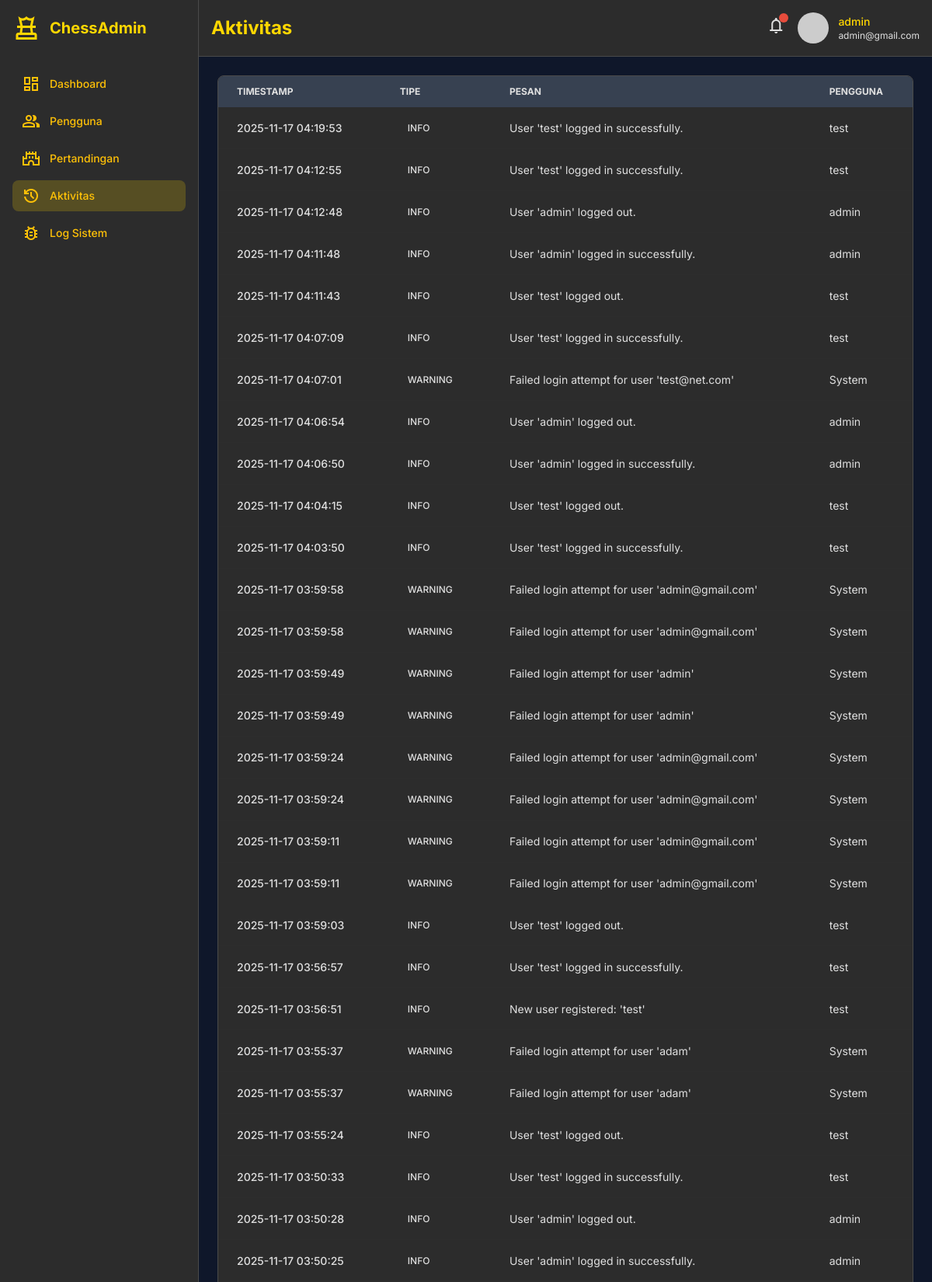
/admin.php?section=activities (signed in, upper part), run on the app's committed database.
### tables this page shows
CREATE TABLE `users` (
  `id` int(11) NOT NULL,
  `username` varchar(50) NOT NULL,
  `email` varchar(100) NOT NULL,
  `password` varchar(255) NOT NULL,
  `elo_rating` int(11) DEFAULT 1200,
  `games_won` int(11) DEFAULT 0,
  `games_lost` int(11) DEFAULT 0,
  `games_draw` int(11) DEFAULT 0,
  `total_games` int(11) DEFAULT 0,
  `created_at` timestamp NOT NULL DEFAULT current_timestamp(),
  `last_login` timestamp NULL DEFAULT NULL,
  `is_admin` tinyint(1) DEFAULT 0,
  `avatar_url` varchar(255) DEFAULT NULL
);

CREATE TABLE `system_logs` (
  `id` int(11) NOT NULL,
  `log_level` enum('INFO','WARNING','ERROR') NOT NULL,
  `message` text NOT NULL,
  `user_id` int(11) DEFAULT NULL,
  `username` varchar(50) DEFAULT NULL,
  `created_at` timestamp NOT NULL DEFAULT current_timestamp()
);

### config.php (called while the page is built, shortened)
<?php
try {
    $conn = new mysqli(DB_HOST, DB_USER, DB_PASS, DB_NAME);
    $conn->set_charset("utf8mb4");
} catch (Exception $e) {
    die("Database connection error: " . $e->getMessage());
}
function getUserById($user_id) {
    global $conn;
    $stmt = $conn->prepare("SELECT * FROM users WHERE id = ?");
    $stmt->bind_param("i", $user_id);
    $stmt->execute();
    $result = $stmt->get_result();
    return $result->fetch_assoc();
}
?>

### admin.php (the view, shortened to what this page needs)
<?php
require_once 'config.php';
$admin = getUserById($_SESSION['user_id']);
$section = isset($_GET['section']) ? $_GET['section'] : 'dashboard';
$activities = [];
if ($section === 'activities' || $section === 'dashboard') {
    $result = $conn->query("SELECT * FROM system_logs ORDER BY created_at DESC LIMIT 50");
    if ($result) {
        while ($row = $result->fetch_assoc()) {
            $activities[] = $row;
        }
    }
}
?>
<!DOCTYPE html>
<html class="dark" lang="en">
<head>
    <script src="https://cdn.tailwindcss.com?plugins=forms,container-queries"></script>
    <link href="style.css" rel="stylesheet"/>
</head>
<body class="font-display bg-background-dark text-text-secondary-dark">
    <div class="relative flex min-h-screen w-full">
        <aside class="flex flex-col w-64 bg-surface-dark border-r border-border-dark p-4">
            <div class="flex items-center gap-3 mb-8">
                <span class="material-symbols-outlined text-primary text-4xl">chess</span>
                <h1 class="text-xl font-bold text-text-main-dark">ChessAdmin</h1>
            </div>
            <div class="flex flex-col justify-between flex-1">
                <div class="flex flex-col gap-2">
                    <a class="flex items-center gap-3 px-3 py-2 rounded-lg <?php echo ($section === 'dashboard') ? 'bg-primary/20 text-primary' : 'hover:bg-primary/10 hover:text-primary-light'; ?> transition-colors-transform" href="admin.php?section=dashboard">
                        <span class="material-symbols-outlined">dashboard</span>
                        <p class="text-sm font-medium">Dashboard</p>
                    </a>
                    <a class="flex items-center gap-3 px-3 py-2 rounded-lg <?php echo ($section === 'users') ? 'bg-primary/20 text-primary' : 'hover:bg-primary/10 hover:text-primary-light'; ?> transition-colors-transform" href="admin.php?section=users">
                        <span class="material-symbols-outlined">group</span>
                        <p class="text-sm font-medium">Pengguna</p>
                    </a>
                    <a class="flex items-center gap-3 px-3 py-2 rounded-lg <?php echo ($section === 'games') ? 'bg-primary/20 text-primary' : 'hover:bg-primary/10 hover:text-primary-light'; ?> transition-colors-transform" href="admin.php?section=games">
                        <span class="material-symbols-outlined">castle</span>
                        <p class="text-sm font-medium">Pertandingan</p>
                    </a>
                    <a class="flex items-center gap-3 px-3 py-2 rounded-lg <?php echo ($section === 'activities') ? 'bg-primary/20 text-primary' : 'hover:bg-primary/10 hover:text-primary-light'; ?> transition-colors-transform" href="admin.php?section=activities">
                        <span class="material-symbols-outlined">history</span>
                        <p class="text-sm font-medium">Aktivitas</p>
                    </a>
                    <a class="flex items-center gap-3 px-3 py-2 rounded-lg <?php echo ($section === 'logs') ? 'bg-primary/20 text-primary' : 'hover:bg-primary/10 hover:text-primary-light'; ?> transition-colors-transform" href="admin.php?section=logs">
                        <span class="material-symbols-outlined">bug_report</span>
                        <p class="text-sm font-medium">Log Sistem</p>
                    </a>
                </div>
            </div>
        </aside>
        <main class="flex-1">
            <header class="flex items-center justify-between p-4 border-b bg-surface-dark border-border-dark">
                <h1 class="text-2xl font-bold text-text-main-dark">
                    <?php
                    switch ($section) {
                        case 'activities':
                            echo 'Aktivitas';
                            break;
                    }
                    ?>
                </h1>
                <div class="flex items-center gap-4">
                    <button class="relative text-text-secondary-dark hover:text-primary-light transition-colors-transform">
                        <span class="material-symbols-outlined">notifications</span>
                        <span class="absolute -top-1 -right-1 flex h-3 w-3">
                            <span class="relative inline-flex rounded-full h-3 w-3 bg-red-status"></span>
                        </span>
                    </button>
                    <div class="flex items-center gap-3">
                        <div class="bg-center bg-no-repeat aspect-square bg-cover rounded-full size-10" style='background-image: url("<?php echo $admin['avatar_url'] ?? 'https://ui-avatars.com/api/?name=' . urlencode($admin['username']) . '&background=FFD700&color=1A1A1A'; ?>");'></div>
                        <div class="flex-col hidden md:flex">
                            <h2 class="text-sm font-medium text-text-main-dark"><?php echo htmlspecialchars($admin['username']); ?></h2>
                            <p class="text-xs text-text-secondary-dark"><?php echo htmlspecialchars($admin['email']); ?></p>
                        </div>
                    </div>
                </div>
            </header>
            <div class="p-6 space-y-6">
                <?php if ($section === 'activities'): ?>
                <div class="space-y-4">
                    <div class="overflow-x-auto bg-surface-dark border border-border-dark rounded-lg">
                        <table class="min-w-full text-sm text-left">
                            <thead class="text-xs uppercase bg-background-dark text-text-secondary-dark">
                                <tr>
                                    <th class="px-6 py-3">Timestamp</th>
                                    <th class="px-6 py-3">Tipe</th>
                                    <th class="px-6 py-3">Pesan</th>
                                    <th class="px-6 py-3">Pengguna</th>
                                </tr>
                            </thead>
                            <tbody class="text-text-secondary-dark">
                                <?php foreach ($activities as $a): ?>
                                <tr class="border-b border-border-dark hover:bg-primary/5 transition-colors-transform">
                                    <td class="px-6 py-4 font-medium"><?php echo date('Y-m-d H:i:s', strtotime($a['created_at'] ?? 'now')); ?></td>
                                    <td class="px-6 py-4">
                                        <span class="inline-flex items-center px-2.5 py-0.5 rounded-full text-xs font-medium bg-blue-status/20 text-blue-status">
                                            <?php echo htmlspecialchars($a['log_level'] ?? 'INFO'); ?>
                                        </span>
                                    </td>
                                    <td class="px-6 py-4"><?php echo htmlspecialchars($a['message'] ?? ''); ?></td>
                                    <td class="px-6 py-4"><?php echo htmlspecialchars($a['username'] ?? 'System'); ?></td>
                                </tr>
                                <?php endforeach; ?>
                            </tbody>
                        </table>
                    </div>
                </div>
                <?php endif; ?>
            </div>
        </main>
    </div>
</body>
</html>

### style.css (style rules this page uses)
* { margin: 0; padding: 0; box-sizing: border-box; }
body { font-family: 'Inter', -apple-system, BlinkMacSystemFont, 'Segoe UI', Roboto, sans-serif; -webkit-font-smoothing: antialiased; -moz-osx-font-smoothing: grayscale; }
.material-symbols-outlined { font-variation-settings: 'FILL' 0, 'wght' 400, 'GRAD' 0, 'opsz' 24; font-size: 24px; }
:root { --primary: #FFC107; --primary-light: #FFEB3B; --primary-dark: #D97706; --primary-focus: #B45309; --accent: #FFD54F; --background-light: #F8F9FA; --background-cream: #FDFBF6; --surface-light: #FFFFFF; --card-light: #FFFFFF; --text-light-primary: #1A1A1A; --text-light-secondary: #666666; --text-muted-light: #6B7280; --border-light: #E0E0E0; --green-status: #2ECC71; --red-status: #E74C3C; --yellow-status: #F1C40F; }
.dark { --background-dark: #0F172A; --background-dark-alt: #1A1A1A; --background-dark-warm: #1C1917; --background-dark-deep: #111827; --surface-dark: #1E293B; --surface-dark-alt: #2C2C2C; --surface-dark-secondary: #374151; --card-dark: #1E1E1E; --text-dark-primary: #F9FAFB; --text-dark-secondary: #D1D5DB; --text-dark-muted: #94A3B8; --text-main-dark: #FFD700; --border-dark: #2D2D2D; --border-dark-alt: #4A4A4A; }
h1, h2, h3, h4, h5, h6 { font-weight: 700; line-height: 1.2; }
p { line-height: 1.6; }
.transition-colors-transform { transition: all 0.2s ease-in-out; }
table { border-collapse: collapse; width: 100%; }
thead { background-color: var(--surface-light); }
.dark thead { background-color: var(--surface-dark-secondary); }
tbody tr { border-bottom: 1px solid var(--border-light); }
.dark tbody tr { border-bottom: 1px solid var(--border-dark); }
@media (min-width: 768px) { .md\:flex { display: flex; } }
.dark body { background-color: var(--background-dark); color: var(--text-dark-primary); }
.dark a { color: var(--primary); }

### data on the page
users: username "admin", email "admin@gmail.com"
system_logs: created_at "2025-11-17 04:19:53", log_level "INFO", message "User 'test' logged in successfully.", username "test"
system_logs: created_at "2025-11-17 04:12:55", log_level "INFO", message "User 'test' logged in successfully.", username "test"
system_logs: created_at "2025-11-17 04:12:48", log_level "INFO", message "User 'admin' logged out.", username "admin"
system_logs: created_at "2025-11-17 04:11:48", log_level "INFO", message "User 'admin' logged in successfully.", username "admin"
system_logs: created_at "2025-11-17 04:11:43", log_level "INFO", message "User 'test' logged out.", username "test"
system_logs: created_at "2025-11-17 04:07:09", log_level "INFO", message "User 'test' logged in successfully.", username "test"
system_logs: created_at "2025-11-17 04:07:01", log_level "WARNING", message "Failed login attempt for user 'test@net.com'", username "System"
system_logs: created_at "2025-11-17 04:06:54", log_level "INFO", message "User 'admin' logged out.", username "admin"
system_logs: created_at "2025-11-17 04:06:50", log_level "INFO", message "User 'admin' logged in successfully.", username "admin"
system_logs: created_at "2025-11-17 04:04:15", log_level "INFO", message "User 'test' logged out.", username "test"
system_logs: created_at "2025-11-17 04:03:50", log_level "INFO", message "User 'test' logged in successfully.", username "test"
system_logs: created_at "2025-11-17 03:59:58", log_level "WARNING", message "Failed login attempt for user 'admin@gmail.com'", username "System"
system_logs: created_at "2025-11-17 03:59:58", log_level "WARNING", message "Failed login attempt for user 'admin@gmail.com'", username "System"
system_logs: created_at "2025-11-17 03:59:49", log_level "WARNING", message "Failed login attempt for user 'admin'", username "System"
system_logs: created_at "2025-11-17 03:59:49", log_level "WARNING", message "Failed login attempt for user 'admin'", username "System"
system_logs: created_at "2025-11-17 03:59:24", log_level "WARNING", message "Failed login attempt for user 'admin@gmail.com'", username "System"
system_logs: created_at "2025-11-17 03:59:24", log_level "WARNING", message "Failed login attempt for user 'admin@gmail.com'", username "System"
system_logs: created_at "2025-11-17 03:59:11", log_level "WARNING", message "Failed login attempt for user 'admin@gmail.com'", username "System"
system_logs: created_at "2025-11-17 03:59:11", log_level "WARNING", message "Failed login attempt for user 'admin@gmail.com'", username "System"
system_logs: created_at "2025-11-17 03:59:03", log_level "INFO", message "User 'test' logged out.", username "test"
system_logs: created_at "2025-11-17 03:56:57", log_level "INFO", message "User 'test' logged in successfully.", username "test"
system_logs: created_at "2025-11-17 03:56:51", log_level "INFO", message "New user registered: 'test'", username "test"
system_logs: created_at "2025-11-17 03:55:37", log_level "WARNING", message "Failed login attempt for user 'adam'", username "System"
system_logs: created_at "2025-11-17 03:55:37", log_level "WARNING", message "Failed login attempt for user 'adam'", username "System"
system_logs: created_at "2025-11-17 03:55:24", log_level "INFO", message "User 'test' logged out.", username "test"
system_logs: created_at "2025-11-17 03:50:33", log_level "INFO", message "User 'test' logged in successfully.", username "test"
system_logs: created_at "2025-11-17 03:50:28", log_level "INFO", message "User 'admin' logged out.", username "admin"
system_logs: created_at "2025-11-17 03:50:25", log_level "INFO", message "User 'admin' logged in successfully.", username "admin"
